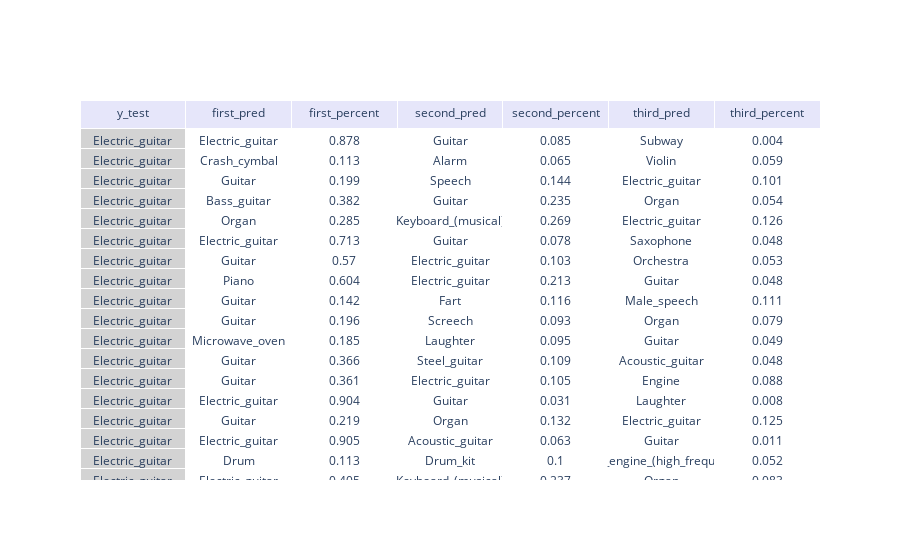

Notebook source saved alongside this figure:
### Code cell
def print_series_prediction(sound, label):
    sounds = []
    first_preds = []
    first_percent = []
    second_preds = []
    second_percent = []
    third_preds = []
    third_percent = []
    for i in range(len(sound)): #para imprimir tabela de previsoes
        predictions = clf_xgb.predict_proba(sound)
        predic = largest_indices(predictions[i], 3)
        percentage = predictions[i][predic]
        
        sounds.append(label[i])

        first_preds.append(lb.inverse_transform(predic)[0])
        first_percent.append(truncate(percentage[0],3))
        second_preds.append(lb.inverse_transform(predic)[1])
        second_percent.append(truncate(percentage[1],3))
        third_preds.append(lb.inverse_transform(predic)[2])
        third_percent.append(truncate(percentage[2],3))
       
    data = {'y_test':  sounds,
            'first_pred': first_preds,
            'first_percent': first_percent,
            'second_pred': second_preds,
            'second_percent': second_percent,
            'third_pred': third_preds,
            'third_percent': third_percent
           }
    df = pd.DataFrame(data)
    fig = go.Figure(data=[go.Table(
    header=dict(values=list(df.columns),
                fill_color='lavender',
                align='center'),
    cells=dict(values=[df.y_test, df.first_pred, df.first_percent,
                       df.second_pred, df.second_percent, df.third_pred, df.third_percent
                      ],
               #fill_color='lightgrey',
               fill=dict(color=['lightgrey', 'white']),
               align='center'))])

    fig.show()
    return df

df = print_series_prediction(x_test,  lb.inverse_transform(test))

### Figure 1 — Plotly figure (JSON) as saved in the notebook; plotly's stock layout.template omitted (floating-point values rounded to 4 significant figures; data arrays with more than 128 entries replaced by an {"elided": "..."} marker saying what was removed)
{"data": [{"cells": {"align": "center", "fill": {"color": ["lightgrey", "white"]}, "values": {"elided": "7x9897 mixed values"}}, "header": {"align": "center", "fill": {"color": "lavender"}, "values": ["y_test", "first_pred", "first_percent", "second_pred", "second_percent", "third_pred", "third_percent"]}, "type": "table"}], "layout": {"autosize": true}}
